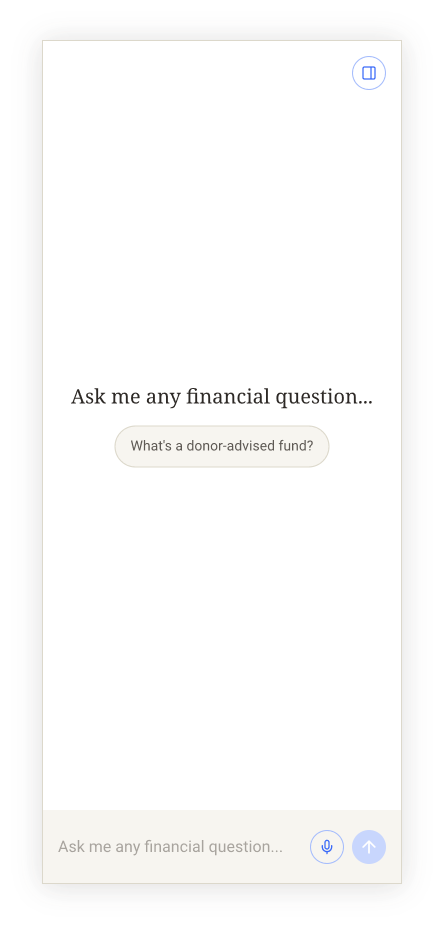
#> input picture pencil/designs/4-approved/chat-prototype-with-voice/assets/welcome.png, 888 x 1856 px (shown at 1/2 size)
$ python align_assets.py assets/welcome.png
#> lines starting #> are read from the running program, lines starting #| are printed output that depends on the picture
#!/usr/bin/env python3
"""Align the exported panel PNGs so the panel sits at identical pixel
coordinates in every frame (fixes 1-2px content shift when stepping
through prototype screens).

The panel border/shadow is identical across all frames, so we
cross-correlate the alpha channel of the border strips against a
reference image and translate each frame to match.
"""
import sys
from PIL import Image

NAMES = [
    "welcome", "prompt-selected", "conversation", "recording",
    "transcribing", "transcribed", "thinking", "answer",
]
DIR = "assets"
REF = "welcome"
SEARCH = 4  # max shift in 2x pixels

def alpha_strips(im):
    """Left and top border strips of the alpha channel as flat lists."""
    a = im.getchannel("A")
    # left border strip: x 60..110, y 300..1500 (panel edge ~84)
    left = a.crop((60, 300, 110, 1500))
    # top border strip: x 300..600, y 60..110
    top = a.crop((300, 60, 600, 110))
    return left, top

def strip_diff(ref_strip, img, box, dx, dy):
    x0, y0, x1, y1 = box
    moved = img.getchannel("A").crop((x0 + dx, y0 + dy, x1 + dx, y1 + dy))
    rd = ref_strip.getdata()
    md = moved.getdata()
    return sum(abs(r - m) for r, m in zip(rd, md))

def main():
    write = "--write" in sys.argv
    ref = Image.open(f"{DIR}/{REF}.png").convert("RGBA")
#> ref is the input picture: PIL image 888x1856 RGBA; mean R, G, B, A 191.9, 191.2, 190.3, 189.3
    ref_left = ref.getchannel("A").crop((60, 300, 110, 1500))
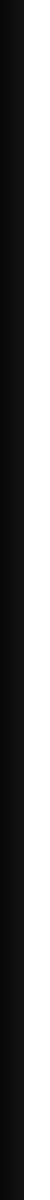
#> ref_left: PIL image 50x1200 L; min 8, max 255, mean 139
    ref_top = ref.getchannel("A").crop((300, 60, 600, 110))
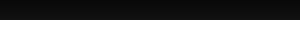
#> ref_top: PIL image 300x50 L; min 8, max 255, mean 158

    for name in NAMES:
        im = Image.open(f"{DIR}/{name}.png").convert("RGBA")
        best = (0, 0)
        best_score = None
        for dx in range(-SEARCH, SEARCH + 1):
            score_x = strip_diff(ref_left, im, (60, 300, 110, 1500), dx, 0)
            if best_score is None or score_x < best_score:
                best_score = score_x
                best = (dx, best[1])
#> this loop made 9 passes
#> (score_x, best_score) on passes 1 to 5: (1189200, 1189200), (891600, 891600), (594000, 594000), (296400, 296400), (0, 0)
#> score_x on passes 6 to 9: 296400, 592800, 888000, 1183200
#> pass 1, in strip_diff, `moved = img.getchannel("A").crop((x0 + dx, y0 + dy, x1 + dx, y1 + dy))`:
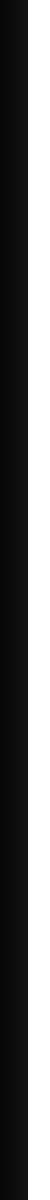
#> moved: PIL image 50x1200 L; min 7, max 255, mean 119.2
#> pass 3, in strip_diff (call 3), `moved = img.getchannel("A").crop((x0 + dx, y0 + dy, x1 + dx, y1 + dy))`:
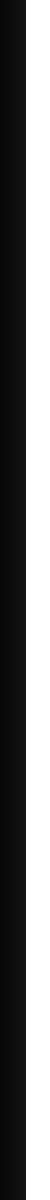
#> moved: PIL image 50x1200 L; min 7, max 255, mean 129.1
#> after the loop, best = (0, 0); best_score = 0
        dx = best[0]
#> dx = 0
        best_score = None
        for dy in range(-SEARCH, SEARCH + 1):
            score_y = strip_diff(ref_top, im, (300, 60, 600, 110), dx, dy)
            if best_score is None or score_y < best_score:
                best_score = score_y
                best = (dx, dy)
#> this loop made 9 passes
#> (score_y, best_score, best) on passes 1 to 4: (297000, 297000, (0, -4)), (222600, 222600, (0, -3)), (148200, 148200, (0, -2)), (74100, 74100, (0, -1))
#> pass 1, in strip_diff (call 10), `moved = img.getchannel("A").crop((x0 + dx, y0 + dy, x1 + dx, y1 + dy))`:
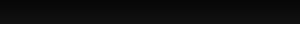
#> moved: PIL image 300x50 L; min 7, max 255, mean 138.2
#> pass 2, in strip_diff (call 11), `moved = img.getchannel("A").crop((x0 + dx, y0 + dy, x1 + dx, y1 + dy))`:
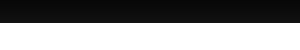
#> moved: PIL image 300x50 L; min 7, max 255, mean 143.2
#> after the loop, best_score = 0
        dx, dy = best
#> dy = 0
        print(f"{name:16s} offset vs {REF}: dx={dx} dy={dy}")
#| welcome          offset vs welcome: dx=0 dy=0
        if write and (dx or dy):
            out = Image.new("RGBA", im.size, (0, 0, 0, 0))
            out.paste(im, (-dx, -dy))
            out.save(f"{DIR}/{name}.png")
            print(f"{'':16s} -> shifted by ({-dx},{-dy}) and saved")

if __name__ == "__main__":
#> (the run stopped early here; a loop or call above may not have finished)
